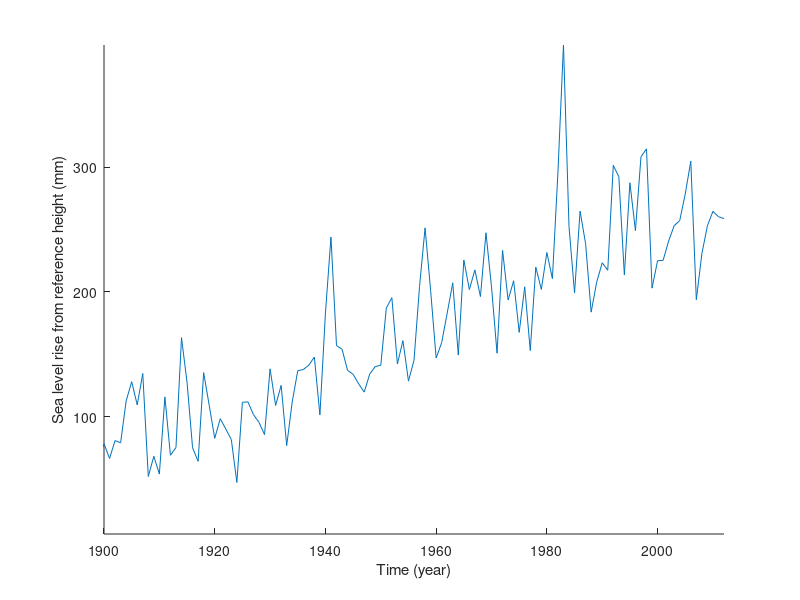

The MATLAB script that drew this image:
clc;clear all;close all;

% Import the CSV
localsealevel = csvread('local sea level.csv');

% Average the months
d = size(localsealevel,1);
months = sum(localsealevel(:,3)==1);
m = 0;
monthlylevel = zeros(months,1);
time = zeros(months,1);
average = 0;
days = 0;

for i = 1:d
   average = average + localsealevel(i,4);
   days = days+1;
   if(i==d || localsealevel(i+1,3)==1)
      m = m+1; 
      time(m) = localsealevel(i,1)+(localsealevel(i,2)-1)/12;
      monthlylevel(m) = average/days;
      days = 0;
      average = 0;
   end  
end

times = time*12;
N = times(end)-times(1)+1;
timef = linspace(times(1),times(end),N)';

lvl = zeros(N,1);
shift = 0;
i = 1;

while i <= N 
   if(times(i-shift)==timef(i))
       lvl(i) = monthlylevel(i-shift);
       i = i+1;
   else
       %We have a problem. The original time vector 'times' is missing this value i. 
       %Send a variable exploring ahead
       j = 0;
       while times(i-shift)~=timef(i+j)      
        j = j+1;
       end
       %Now we know that there are j months missing
       for k = 1:j
            lvl(i) = NaN;
            i = i+1;
       end
       shift = shift+j;
   end
end

%Now interpolate the NaN fields
i = 1;
while i <= N
    if isnan(lvl(i))
        j = 0;
        while isnan(lvl(i+j))     
            j = j+1;
        end
        increment = (lvl(i+j)-lvl(i-1))/(j+1);
        for k = 1:j
            lvl(i) = lvl(i-1)+k*increment;
            i = i+1;
        end
    else
        i = i+1;
    end
end

locallevel = lvl-lvl(1); % subtract reference 
time_locallevel = timef/12; % convert from months to fractional years

M = N/12;
locallevel_y = zeros(M,1);
time_locallevel_y = zeros(M,1);
average = 0;

for i = 1:N
    average = average+locallevel(i);
    if mod(i,12)==0
       locallevel_y(i/12) = average/12;
       time_locallevel_y(i/12) = time_locallevel(i-11);
       average = 0;
    end
end

locallevel_m = locallevel;
time_locallevel_m = time_locallevel;

save('locallevel_m.mat','time_locallevel_m','locallevel_m');
save('locallevel_y.mat','time_locallevel_y','locallevel_y');

hold on;
%plot(time_locallevel,locallevel);
plot(time_locallevel_y,locallevel_y);
hold off;
xlabel('Time (year)');
ylabel('Sea level rise from reference height (mm)');
axis([1900 2012 -inf inf]);
%monthlylevel = monthlylevel-monthlylevel(1);